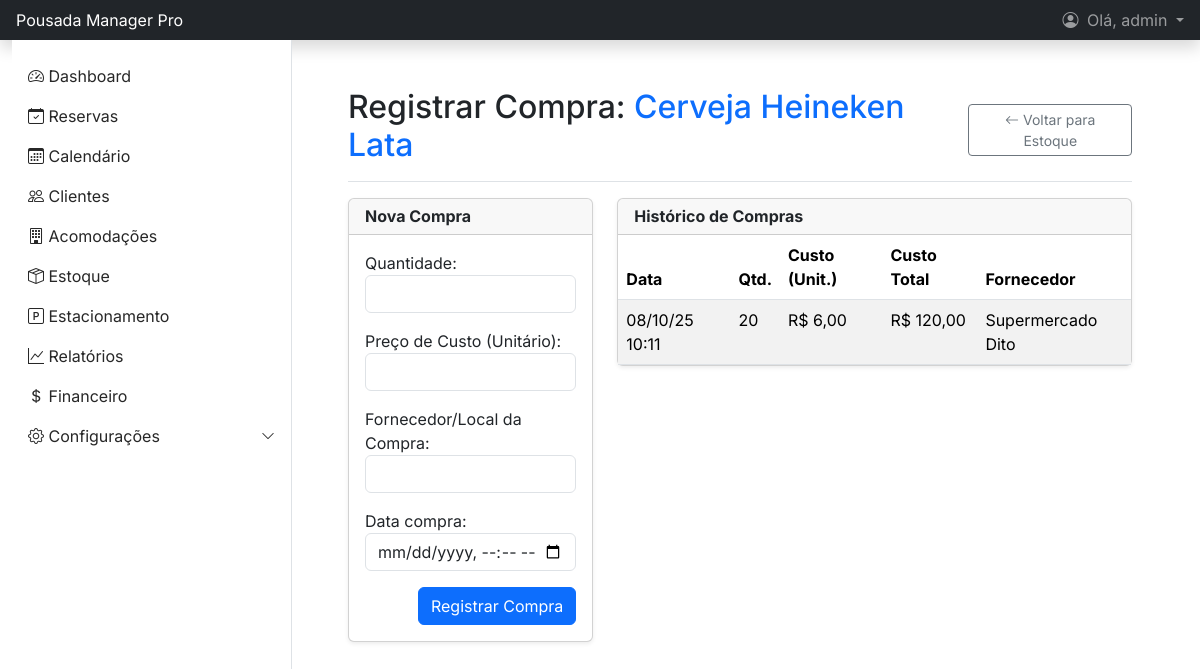
The page /estoque/5/compras/ (signed in) on the database its author committed.
### gestao/models.py (models this page shows, shortened)
class ItemEstoque(models.Model):
    nome = models.CharField(max_length=100)
    descricao = models.TextField(blank=True)
    quantidade = models.PositiveIntegerField(default=0)
    preco_venda = models.DecimalField("Preço de Venda", max_digits=10, decimal_places=2)
    history = HistoricalRecords()

class CompraEstoque(models.Model):
    item = models.ForeignKey(ItemEstoque, on_delete=models.PROTECT, related_name='compras')
    quantidade = models.PositiveIntegerField()
    preco_compra_unitario = models.DecimalField("Preço de Custo (Unitário)", max_digits=10, decimal_places=2)
    fornecedor = models.CharField("Fornecedor/Local da Compra", max_length=100, null=True, blank=True)
    data_compra = models.DateTimeField(default=timezone.now)
    history = HistoricalRecords()
    @property
    def preco_compra_total(self):
        return self.quantidade * self.preco_compra_unitario

### gestao/views.py (the view)
# urls.py: path('estoque/<int:item_pk>/compras/', views.compra_estoque_view, name='compra_estoque_list'),
@login_required
@permission_required('gestao.add_compraestoque', raise_exception=True)
def compra_estoque_view(request, item_pk):
    item_estoque = get_object_or_404(ItemEstoque, pk=item_pk)
    if request.method == 'POST':
        form = CompraEstoqueForm(request.POST)
        if form.is_valid():
            compra = form.save(commit=False)
            compra.item = item_estoque
            compra.save()
            item_estoque.quantidade += compra.quantidade
            item_estoque.save()
            messages.success(request, f"Compra de {compra.quantidade}x '{item_estoque.nome}' registrada com sucesso.")
            return redirect('compra_estoque_list', item_pk=item_estoque.pk)
    else:
        form = CompraEstoqueForm()
    historico_compras = item_estoque.compras.all().order_by('-data_compra')
    context = {
        'form': form,
        'item_estoque': item_estoque,
        'historico_compras': historico_compras
    }
    return render(request, 'gestao/compra_estoque_form.html', context)

### gestao/forms.py
class CompraEstoqueForm(forms.ModelForm):
    class Meta:
        model = CompraEstoque
        fields = ['quantidade', 'preco_compra_unitario', 'fornecedor', 'data_compra']
        widgets = {
            'quantidade': forms.NumberInput(attrs={'class': 'form-control'}),
            'preco_compra_unitario': forms.NumberInput(attrs={'class': 'form-control'}),
            'fornecedor': forms.TextInput(attrs={'class': 'form-control'}),
            'data_compra': forms.DateTimeInput(attrs={'class': 'form-control', 'type': 'datetime-local'}),
        }

### templates/gestao/compra_estoque_form.html (shortened to what this page needs)
{% extends 'base.html' %}
{% block content %}
<main class="px-md-4">
    <div class="d-flex justify-content-between flex-wrap flex-md-nowrap align-items-center pt-3 pb-2 mb-3 border-bottom">
        <h1 class="h2">Registrar Compra: <span class="text-primary">{{ item_estoque.nome }}</span></h1>
        <a href="{% url 'item_estoque_list' %}" class="btn btn-sm btn-outline-secondary">
            <i class="bi bi-arrow-left"></i> Voltar para Estoque
        </a>
    </div>
    <div class="row">
        <div class="col-lg-4 mb-4">
            <div class="card shadow-sm">
                <div class="card-header">
                    <h6 class="m-0 fw-bold">Nova Compra</h6>
                </div>
                <div class="card-body">
                    <form method="post">
                        {{ form.as_p }}
                        <div class="text-end mt-3">
                            <button type="submit" class="btn btn-primary">Registrar Compra</button>
                        </div>
                    </form>
                </div>
            </div>
        </div>
        <div class="col-lg-8">
            <div class="card shadow-sm">
                <div class="card-header">
                    <h6 class="m-0 fw-bold">Histórico de Compras</h6>
                </div>
                <div class="card-body p-0">
                    <div class="table-responsive">
                        <table class="table table-striped mb-0">
                            <thead>
                                <tr>
                                    <th>Data</th>
                                    <th>Qtd.</th>
                                    <th>Custo (Unit.)</th>
                                    <th>Custo Total</th>
                                    <th>Fornecedor</th>
                                </tr>
                            </thead>
                            <tbody>
                                {% for compra in historico_compras %}
                                <tr>
                                    <td>{{ compra.data_compra|date:"d/m/y H:i" }}</td>
                                    <td>{{ compra.quantidade }}</td>
                                    <td>R$ {{ compra.preco_compra_unitario|floatformat:2 }}</td>
                                    <td>R$ {{ compra.preco_compra_total|floatformat:2 }}</td>
                                    <td>{{ compra.fornecedor|default:"-" }}</td>
                                </tr>
                                {% empty %}
                                <tr>
                                    <td colspan="5" class="text-center text-muted py-4">Nenhuma compra registrada para este item.</td>
                                </tr>
                                {% endfor %}
                            </tbody>
                        </table>
                    </div>
                </div>
            </div>
        </div>
    </div>
</main>
{% endblock %}

### templates/base.html (shortened to what this page needs)
{% load static %} <!doctype html>
<html lang="pt-br">
<head>
    <link href="https://cdn.jsdelivr.net/npm/bootstrap@5.3.3/dist/css/bootstrap.min.css" rel="stylesheet">
    <link rel="stylesheet" href="https://cdn.jsdelivr.net/npm/bootstrap-icons@1.11.3/font/bootstrap-icons.min.css">
</head>
<body>
<header class="navbar navbar-dark bg-dark sticky-top flex-md-nowrap p-0 shadow">
    <a class="navbar-brand col-md-3 col-lg-2 me-0 px-3 fs-6" href="{% url 'dashboard' %}">
        Pousada Manager Pro
    </a>
    <div class="navbar-nav ms-auto">
        {% if user.is_authenticated %}
            <div class="nav-item dropdown">
                <a class="nav-link dropdown-toggle px-3" href="#" role="button" data-bs-toggle="dropdown" aria-expanded="false">
                    <i class="bi bi-person-circle me-1"></i>
                    Olá, {{ request.user.first_name|default:request.user.username }}
                </a>
            </div>
        {% else %}
            <div class="nav-item text-nowrap">
                <a class="nav-link px-3" href="{% url 'login' %}">Entrar (Login)</a>
            </div>
        {% endif %}
    </div>
</header>
<div class="container-fluid main-container">
    <div class="offcanvas offcanvas-start sidebar" tabindex="-1" id="sidebarMenu">
        <div class="offcanvas-body p-0">
            <ul class="nav flex-column pt-3">
                <li class="nav-item"><a class="nav-link" href="{% url 'dashboard' %}"><i class="bi bi-speedometer2"></i> Dashboard</a></li>
                <li class="nav-item"><a class="nav-link" href="{% url 'reserva_list' %}"><i class="bi bi-calendar-check"></i> Reservas</a></li>
                <li class="nav-item"><a class="nav-link" href="{% url 'calendario_reservas' %}"><i class="bi bi-calendar3"></i> Calendário</a></li>
                <li class="nav-item"><a class="nav-link" href="{% url 'cliente_list' %}"><i class="bi bi-people"></i> Clientes</a></li>
                <li class="nav-item"><a class="nav-link" href="{% url 'acomodacao_list' %}"><i class="bi bi-building"></i> Acomodações</a></li>
                <li class="nav-item"><a class="nav-link" href="{% url 'item_estoque_list' %}"><i class="bi bi-box-seam"></i> Estoque</a></li>
                <li class="nav-item"><a class="nav-link" href="{% url 'vaga_estacionamento_list' %}"><i class="bi bi-p-square"></i> Estacionamento</a></li>
                <li class="nav-item"><a class="nav-link" href="{% url 'relatorio_acomodacoes' %}"><i class="bi bi-graph-up"></i> Relatórios</a></li>
                {% if perms.auth.change_user %}
                <li class="nav-item"><a class="nav-link" href="{% url 'financeiro' %}"><i class="bi bi-currency-dollar"></i> Financeiro</a></li>
                {% endif %}
                <li class="nav-item">
                    <a class="nav-link d-flex justify-content-between align-items-center" data-bs-toggle="collapse" href="#configuracoesSubmenu" role="button" aria-expanded="false" aria-controls="configuracoesSubmenu">
                        <span><i class="bi bi-gear"></i> Configurações</span>
                        <i class="bi bi-chevron-down small"></i>
                    </a>
                </li>
            </ul>
        </div>
    </div>
    <main class="content">
        {% block content %}
        {% endblock %}
    </main>
</div>
</body>
</html>

### templates/base.html (style rules this page uses)
body { display: flex; min-height: 100vh; flex-direction: column; font-family: 'Inter', sans-serif; }
.main-container { display: flex; flex: 1; }
.content { flex: 1; padding: 2rem; }
.sidebar .nav-link { color: #272727; }
@media (min-width: 768px) { #sidebarMenu { position: relative !important; transform: none !important; visibility: visible !important; border-right: 1px solid #dee2e6; width: 280px !important; top: 0; height: auto; } }

### rows shown on the page
ItemEstoque: nome "Cerveja Heineken Lata"
CompraEstoque: data_compra "08/10/25 10:11", quantidade "20", preco_compra_unitario "6,00", preco_compra_total "120,00", fornecedor "Supermercado Dito"

### other values the page prints
{{ request.user.first_name|default:request.user.username }} "admin"
